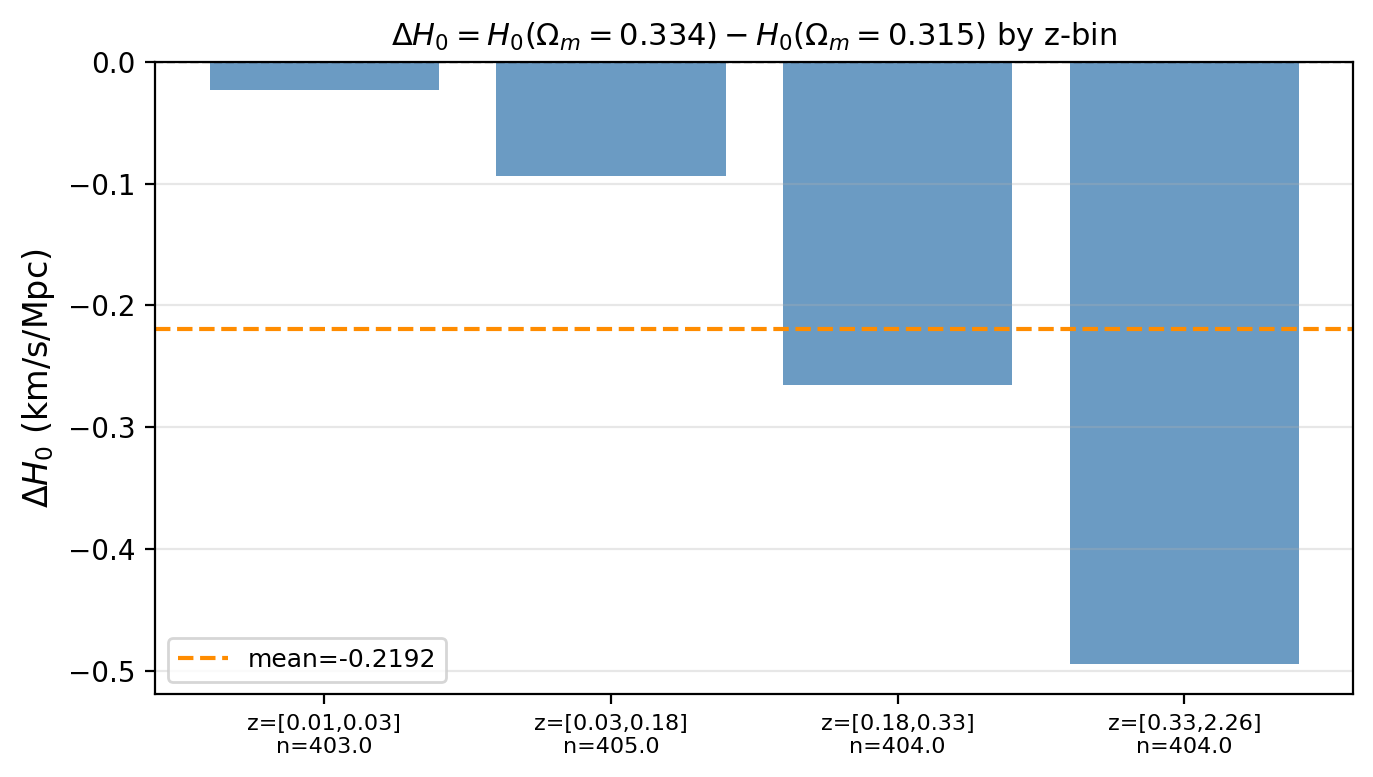

Generate this figure with Python:
"""
V2 — z-binned ΔH₀ analysis.
Split 1616 Hubble-flow SNe into 4 z-bins.
Compute H₀(Ωm=0.334) and H₀(Ωm=0.315) per bin.
Check uniformity of Ωm sensitivity across redshift.
"""
import numpy as np
import pandas as pd
from astropy.cosmology import FlatLambdaCDM
import astropy.units as u
from scipy.optimize import minimize_scalar
import matplotlib.pyplot as plt
import os

data_path = os.path.join(os.path.dirname(__file__), '..', 'Pantheon+_Data',
                         '4_DISTANCES_AND_COVAR', 'Pantheon+SH0ES.dat')
df = pd.read_csv(data_path, sep=r'\s+', comment='#')

cal = df[df['IS_CALIBRATOR'] == 1].copy()
hf  = df[(df['IS_CALIBRATOR'] == 0) & (df['zCMB'] > 0.005)].copy()

# Anchor M from calibrators at reference cosmology
H0_ref, Om_ref = 73.04, 0.334
def mu_theory(z, H0, Om0):
    cosmo = FlatLambdaCDM(H0=H0, Om0=Om0)
    return 5.0 * np.log10(cosmo.luminosity_distance(z).to(u.Mpc).value) + 25.0

z_cal     = cal['zCMB'].values
mu_cal    = cal['CEPH_DIST'].values
sigma_cal = cal['MU_SH0ES_ERR_DIAG'].values
w_cal     = 1.0 / sigma_cal**2
M_fixed   = np.sum(w_cal * (mu_cal - mu_theory(z_cal, H0_ref, Om_ref))) / np.sum(w_cal)
print(f"M_fixed = {M_fixed:.5f}")

def chi2_hf(H0, Om0, z, mu, sig):
    resid = mu - (mu_theory(z, H0, Om0) + M_fixed)
    return np.sum((resid / sig)**2)

def best_H0(Om0, z, mu, sig, bracket=(68.0, 82.0)):
    H0_scan   = np.linspace(bracket[0], bracket[1], 71)
    chi2_scan = np.array([chi2_hf(h, Om0, z, mu, sig) for h in H0_scan])
    H0_init   = H0_scan[np.argmin(chi2_scan)]
    lo = max(bracket[0], H0_init - 2.0)
    hi = min(bracket[1], H0_init + 2.0)
    res = minimize_scalar(chi2_hf, bounds=(lo, hi), method='bounded',
                          args=(Om0, z, mu, sig), options={'xatol': 1e-4})
    return res.x

Om_shoes  = 0.334
Om_planck = 0.315

# Equal-count bins
z_hf     = hf['zCMB'].values
mu_hf    = hf['MU_SH0ES'].values
sig_hf   = hf['MU_SH0ES_ERR_DIAG'].values

edges = np.percentile(z_hf, [0, 25, 50, 75, 100])
print(f"\nz-bin edges (quartiles): {edges}")

rows = []
for i in range(4):
    mask = (z_hf >= edges[i]) & (z_hf < edges[i+1]) if i < 3 else (z_hf >= edges[i])
    zb, mub, sb = z_hf[mask], mu_hf[mask], sig_hf[mask]
    h_s = best_H0(Om_shoes,  zb, mub, sb)
    h_p = best_H0(Om_planck, zb, mub, sb)
    dH  = h_s - h_p
    rows.append({'bin': i+1, 'z_lo': edges[i], 'z_hi': edges[i+1],
                 'n': mask.sum(), 'H0_shoes': h_s, 'H0_planck': h_p, 'deltaH0': dH})
    print(f"  Bin {i+1}: z=[{edges[i]:.3f},{edges[i+1]:.3f}]  n={mask.sum():4d}  "
          f"H0(0.334)={h_s:.3f}  H0(0.315)={h_p:.3f}  ΔH0={dH:+.4f}")

res_df = pd.DataFrame(rows)
out_csv = os.path.join(os.path.dirname(__file__), 'zbin_deltaH0.csv')
res_df.to_csv(out_csv, index=False)

print("\n" + "="*55)
print("V2 z-BINNED RESULT")
print("="*55)
print(f"  ΔH₀ per bin: {res_df['deltaH0'].values}")
print(f"  Range:  [{res_df['deltaH0'].min():+.4f}, {res_df['deltaH0'].max():+.4f}]")
print(f"  Mean:   {res_df['deltaH0'].mean():+.4f}")
print(f"  Std:    {res_df['deltaH0'].std():.4f}")
all_same_sign = (res_df['deltaH0'] < 0).all() or (res_df['deltaH0'] > 0).all()
print(f"  Uniform sign: {all_same_sign}")
if all_same_sign:
    print("  PASS: ΔH₀ sign consistent across all z-bins.")
else:
    print("  NOTE: sign flip detected — sensitivity is z-dependent.")

# Figure
fig, ax = plt.subplots(figsize=(7, 4))
z_mids = [(r['z_lo'] + r['z_hi']) / 2 for _, r in res_df.iterrows()]
ax.bar(range(1, 5), res_df['deltaH0'], color='steelblue', alpha=0.8)
ax.axhline(0, color='k', lw=0.8, ls='--')
ax.axhline(res_df['deltaH0'].mean(), color='darkorange', lw=1.5, ls='--',
           label=f"mean={res_df['deltaH0'].mean():+.4f}")
ax.set_xticks(range(1, 5))
ax.set_xticklabels([f"z=[{r['z_lo']:.2f},{r['z_hi']:.2f}]\nn={r['n']}"
                    for _, r in res_df.iterrows()], fontsize=8)
ax.set_ylabel(r'$\Delta H_0$ (km/s/Mpc)', fontsize=12)
ax.set_title(r'$\Delta H_0 = H_0(\Omega_m=0.334) - H_0(\Omega_m=0.315)$ by z-bin', fontsize=11)
ax.legend(fontsize=9)
ax.grid(alpha=0.3, axis='y')
plt.tight_layout()
fig_path = os.path.join(os.path.dirname(__file__), 'zbin_deltaH0.png')
plt.savefig(fig_path, dpi=200, bbox_inches='tight')
print(f"\nSaved → {out_csv}")
print(f"Saved → {fig_path}")
plt.close()
